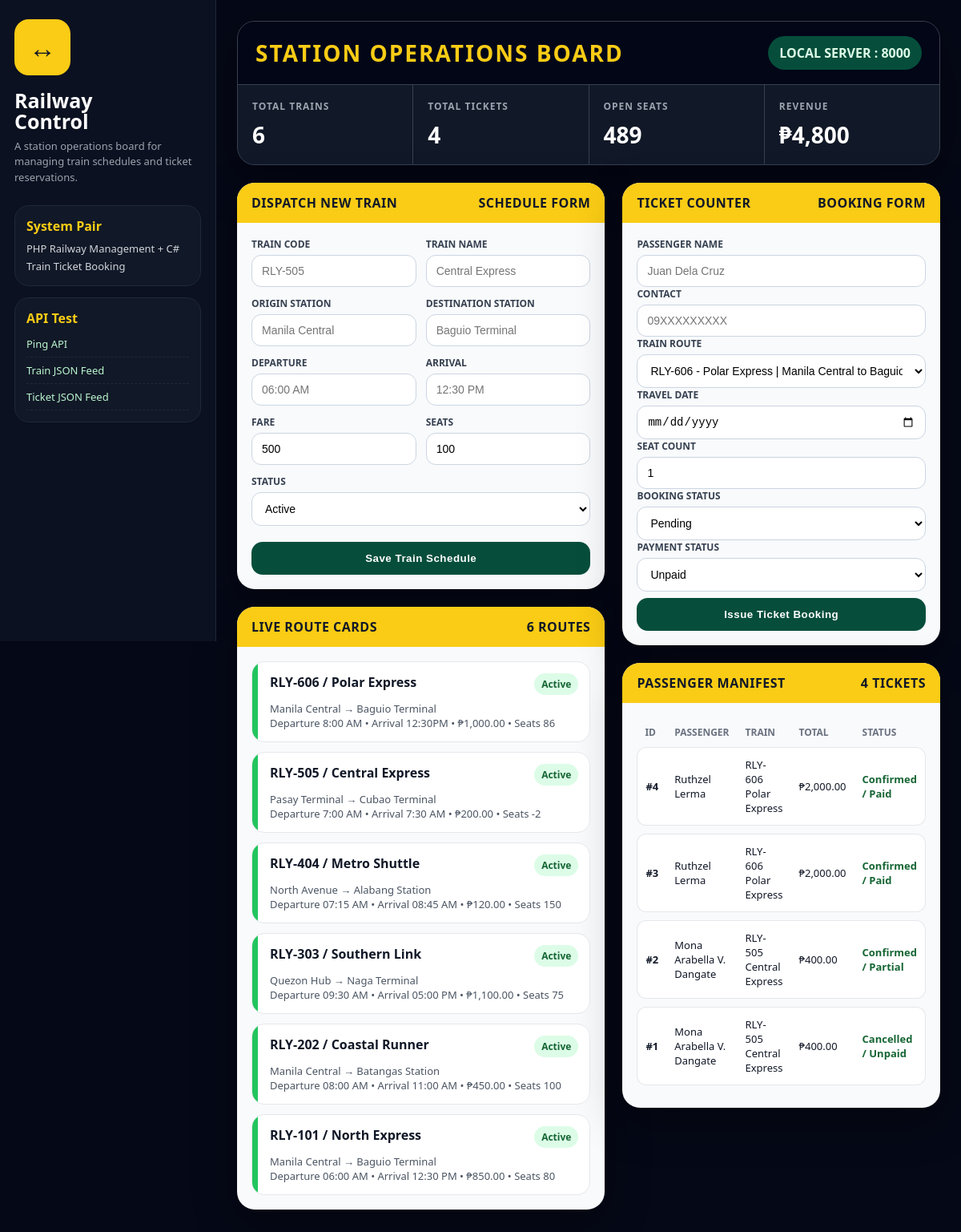
The page / on the database its author committed.
### tables this page shows
CREATE TABLE trains (
        id INTEGER PRIMARY KEY AUTOINCREMENT,
        train_code TEXT NOT NULL,
        train_name TEXT NOT NULL,
        origin_station TEXT NOT NULL,
        destination_station TEXT NOT NULL,
        departure_time TEXT NOT NULL,
        arrival_time TEXT NOT NULL,
        fare REAL NOT NULL DEFAULT 0,
        available_seats INTEGER NOT NULL DEFAULT 0,
        status TEXT NOT NULL DEFAULT 'Active',
        created_at TEXT NOT NULL
    );

CREATE TABLE tickets (
        id INTEGER PRIMARY KEY AUTOINCREMENT,
        passenger_name TEXT NOT NULL,
        contact TEXT,
        train_id INTEGER NOT NULL,
        travel_date TEXT NOT NULL,
        seat_count INTEGER NOT NULL DEFAULT 1,
        total_amount REAL NOT NULL DEFAULT 0,
        booking_status TEXT NOT NULL DEFAULT 'Pending',
        payment_status TEXT NOT NULL DEFAULT 'Unpaid',
        created_at TEXT NOT NULL
    );

### index.php (the view, shortened to what this page needs)
<?php
$dbFile = __DIR__ . '/railway_booking.sqlite';
function db() {
    global $dbFile;
    $pdo = new PDO('sqlite:' . $dbFile);
    $pdo->setAttribute(PDO::ATTR_ERRMODE, PDO::ERRMODE_EXCEPTION);
    $pdo->exec("CREATE TABLE IF NOT EXISTS trains (
        id INTEGER PRIMARY KEY AUTOINCREMENT,
        train_code TEXT NOT NULL,
        train_name TEXT NOT NULL,
        origin_station TEXT NOT NULL,
        destination_station TEXT NOT NULL,
        departure_time TEXT NOT NULL,
        arrival_time TEXT NOT NULL,
        fare REAL NOT NULL DEFAULT 0,
        available_seats INTEGER NOT NULL DEFAULT 0,
        status TEXT NOT NULL DEFAULT 'Active',
        created_at TEXT NOT NULL
    )");
    $pdo->exec("CREATE TABLE IF NOT EXISTS tickets (
        id INTEGER PRIMARY KEY AUTOINCREMENT,
        passenger_name TEXT NOT NULL,
        contact TEXT,
        train_id INTEGER NOT NULL,
        travel_date TEXT NOT NULL,
        seat_count INTEGER NOT NULL DEFAULT 1,
        total_amount REAL NOT NULL DEFAULT 0,
        booking_status TEXT NOT NULL DEFAULT 'Pending',
        payment_status TEXT NOT NULL DEFAULT 'Unpaid',
        created_at TEXT NOT NULL
    )");
    return $pdo;
}
$pdo = db();
$trains = $pdo->query("SELECT * FROM trains ORDER BY id DESC")->fetchAll(PDO::FETCH_ASSOC);
$tickets = $pdo->query("SELECT tickets.*, trains.train_code, trains.train_name, trains.origin_station, trains.destination_station
                        FROM tickets
                        JOIN trains ON trains.id = tickets.train_id
                        ORDER BY tickets.id DESC")->fetchAll(PDO::FETCH_ASSOC);
$totalTrains = count($trains);
$totalTickets = count($tickets);
$totalSeats = 0;
$totalRevenue = 0;
foreach ($trains as $t) { $totalSeats += (int)$t['available_seats']; }
foreach ($tickets as $b) { $totalRevenue += (float)$b['total_amount']; }
?>
<!DOCTYPE html>
<html>
<head>
</head>
<body>
<div class="app">
    <aside class="sidebar">
        <div class="logo">↔</div>
        <div class="side-title">Railway<br>Control</div>
        <div class="side-small">A station operations board for managing train schedules and ticket reservations.</div>
        <div class="nav-block">
            <b>System Pair</b>
            <span>PHP Railway Management + C# Train Ticket Booking</span>
        </div>
        <div class="nav-block api">
            <b>API Test</b>
            <a href="api.php?action=ping">Ping API</a>
            <a href="api.php?action=list_trains">Train JSON Feed</a>
            <a href="api.php?action=list_tickets">Ticket JSON Feed</a>
        </div>
    </aside>
    <main class="main">
        <section class="station-board">
            <div class="board-top">
                <h1>Station Operations Board</h1>
                <div class="clock-badge">LOCAL SERVER : 8000</div>
            </div>
            <div class="stats">
                <div class="stat"><label>Total Trains</label><strong><?=htmlspecialchars($totalTrains)?></strong></div>
                <div class="stat"><label>Total Tickets</label><strong><?=htmlspecialchars($totalTickets)?></strong></div>
                <div class="stat"><label>Open Seats</label><strong><?=htmlspecialchars($totalSeats)?></strong></div>
                <div class="stat"><label>Revenue</label><strong>₱<?=number_format($totalRevenue,0)?></strong></div>
            </div>
        </section>
        <div class="layout">
            <section>
                <div class="panel">
                    <div class="panel-head">
                        <span>Dispatch New Train</span>
                        <span>Schedule Form</span>
                    </div>
                    <div class="panel-body">
                        <form method="post" class="split-form">
                            <div>
                                <label>Train Code</label>
                                <input name="train_code" required placeholder="RLY-505">
                            </div>
                            <div>
                                <label>Train Name</label>
                                <input name="train_name" required placeholder="Central Express">
                            </div>
                            <div>
                                <label>Origin Station</label>
                                <input name="origin_station" required placeholder="Manila Central">
                            </div>
                            <div>
                                <label>Destination Station</label>
                                <input name="destination_station" required placeholder="Baguio Terminal">
                            </div>
                            <div>
                                <label>Departure</label>
                                <input name="departure_time" placeholder="06:00 AM">
                            </div>
                            <div>
                                <label>Arrival</label>
                                <input name="arrival_time" placeholder="12:30 PM">
                            </div>
                            <div>
                                <label>Fare</label>
                                <input type="number" step="0.01" name="fare" value="500">
                            </div>
                            <div>
                                <label>Seats</label>
                                <input type="number" name="available_seats" value="100">
                            </div>
                            <div class="field-full">
                                <label>Status</label>
                                <select name="status">
                                    <option>Active</option>
                                </select>
                            </div>
                            <div class="field-full">
                                <button>Save Train Schedule</button>
                            </div>
                        </form>
                    </div>
                </div>
                <div class="panel">
                    <div class="panel-head">
                        <span>Live Route Cards</span>
                        <span><?=htmlspecialchars($totalTrains)?> routes</span>
                    </div>
                    <div class="panel-body">
                        <div class="route-list">
                            <?php foreach($trains as $t): ?>
                            <div class="route-card">
                                <div class="route-title">
                                    <span><?=htmlspecialchars($t['train_code'].' / '.$t['train_name'])?></span>
                                    <span class="route-status"><?=htmlspecialchars($t['status'])?></span>
                                </div>
                                <div class="route-meta">
                                    <?=htmlspecialchars($t['origin_station'])?> → <?=htmlspecialchars($t['destination_station'])?><br>
                                    Departure <?=htmlspecialchars($t['departure_time'])?> • Arrival <?=htmlspecialchars($t['arrival_time'])?> • ₱<?=number_format((float)$t['fare'],2)?> • Seats <?=htmlspecialchars($t['available_seats'])?>
                                </div>
                            </div>
                            <?php endforeach; ?>
                        </div>
                    </div>
                </div>
            </section>
            <section>
                <div class="panel">
                    <div class="panel-head">
                        <span>Ticket Counter</span>
                        <span>Booking Form</span>
                    </div>
                    <div class="panel-body">
                        <form method="post">
                            <label>Passenger Name</label>
                            <input name="passenger_name" required placeholder="Juan Dela Cruz">
                            <label>Contact</label>
                            <input name="contact" placeholder="09XXXXXXXXX">
                            <label>Train Route</label>
                            <select name="train_id">
                                <?php foreach($trains as $t): ?>
                                <option value="<?=htmlspecialchars($t['id'])?>">
                                    <?=htmlspecialchars($t['train_code'].' - '.$t['train_name'].' | '.$t['origin_station'].' to '.$t['destination_station'].' (PHP '.$t['fare'].')')?>
                                </option>
                                <?php endforeach; ?>
                            </select>
                            <label>Travel Date</label>
                            <input type="date" name="travel_date" required>
                            <label>Seat Count</label>
                            <input type="number" name="seat_count" value="1" min="1">
                            <label>Booking Status</label>
                            <select name="booking_status">
                                <option>Pending</option>
                            </select>
                            <label>Payment Status</label>
                            <select name="payment_status">
                                <option>Unpaid</option>
                            </select>
                            <button>Issue Ticket Booking</button>
                        </form>
                    </div>
                </div>
                <div class="panel">
                    <div class="panel-head">
                        <span>Passenger Manifest</span>
                        <span><?=htmlspecialchars($totalTickets)?> tickets</span>
                    </div>
                    <div class="panel-body">
                        <table class="manifest">
                            <tr><th>ID</th><th>Passenger</th><th>Train</th><th>Total</th><th>Status</th></tr>
                            <?php foreach($tickets as $b): ?>
                            <tr>
                                <td>#<?=htmlspecialchars($b['id'])?></td>
                                <td><?=htmlspecialchars($b['passenger_name'])?></td>
                                <td><?=htmlspecialchars($b['train_code'].' '.$b['train_name'])?></td>
                                <td>₱<?=number_format((float)$b['total_amount'],2)?></td>
                                <td><?=htmlspecialchars($b['booking_status'].' / '.$b['payment_status'])?></td>
                            </tr>
                            <?php endforeach; ?>
                        </table>
                    </div>
                </div>
            </section>
        </div>
    </main>
</div>
</body>
</html>

### index.php (style rules this page uses)
* { box-sizing:border-box }
body { margin:0; font-family:Consolas, "Segoe UI", Arial, sans-serif; background:#050816; color:#e5e7eb; }
.app { display:grid; grid-template-columns:270px 1fr; min-height:100vh; }
.sidebar { background:#0b1120; border-right:1px solid #1f2937; padding:24px 18px; position:sticky; top:0; height:100vh; }
.logo { width:70px; height:70px; border-radius:18px; display:grid; place-items:center; background:#facc15; color:#111827; font-size:34px; font-weight:900; margin-bottom:18px; }
.side-title { font-size:25px; line-height:1.05; font-weight:900; color:white; margin-bottom:8px; }
.side-small { color:#9ca3af; font-size:13px; line-height:1.5; margin-bottom:25px; }
.nav-block { background:#111827; border:1px solid #1f2937; border-radius:18px; padding:14px; margin-bottom:14px; }
.nav-block b { display:block; color:#facc15; margin-bottom:5px; }
.nav-block span { color:#d1d5db; font-size:13px; }
.api a { display:block; color:#bbf7d0; text-decoration:none; font-size:13px; padding:7px 0; border-bottom:1px dashed #1f2937; }
.main { padding:26px; }
.station-board { background:#111827; border:1px solid #374151; border-radius:22px; overflow:hidden; margin-bottom:22px; box-shadow:0 18px 60px rgba(0,0,0,.35); }
.board-top { display:flex; justify-content:space-between; align-items:center; background:#020617; padding:18px 22px; border-bottom:1px solid #374151; }
.board-top h1 { margin:0; color:#facc15; font-size:28px; letter-spacing:2px; text-transform:uppercase; }
.clock-badge { background:#064e3b; color:#dcfce7; padding:10px 14px; border-radius:999px; font-weight:900; }
.stats { display:grid; grid-template-columns:repeat(4,1fr); gap:1px; background:#374151; }
.stat { background:#111827; padding:18px; }
.stat label { display:block; color:#9ca3af; font-size:12px; text-transform:uppercase; letter-spacing:1px; }
.stat strong { display:block; margin-top:8px; font-size:28px; color:white; }
.layout { display:grid; grid-template-columns:1.1fr .9fr; gap:22px; align-items:start; }
.panel { background:#f8fafc; color:#111827; border-radius:22px; overflow:hidden; margin-bottom:22px; box-shadow:0 18px 55px rgba(0,0,0,.30); }
.panel-head { display:flex; align-items:center; justify-content:space-between; background:#facc15; color:#111827; padding:14px 18px; font-weight:900; letter-spacing:.5px; text-transform:uppercase; }
.panel-body { padding:18px; }
.split-form { display:grid; grid-template-columns:1fr 1fr; gap:12px; }
.field-full { grid-column:1 / -1 }
label { display:block; font-size:12px; text-transform:uppercase; color:#374151; font-weight:900; margin-bottom:5px; }
input,select { width:100%; padding:11px 12px; border-radius:12px; border:1px solid #cbd5e1; background:white; font-size:14px; }
button { width:100%; border:0; border-radius:14px; background:#064e3b; color:white; padding:13px 15px; font-weight:900; margin-top:8px; cursor:pointer; letter-spacing:.5px; }
.route-list { display:grid; gap:12px; }
.route-card { border:1px solid #e5e7eb; border-radius:16px; padding:14px; background:white; position:relative; overflow:hidden; }
.route-card:before { content:""; position:absolute; top:0; left:0; bottom:0; width:7px; background:#22c55e; }
.route-title { display:flex; justify-content:space-between; gap:10px; padding-left:8px; font-weight:900; color:#111827; }
.route-meta { padding-left:8px; margin-top:8px; color:#4b5563; font-size:13px; }
.route-status { background:#dcfce7; color:#166534; padding:5px 9px; border-radius:999px; font-size:12px; white-space:nowrap; }
.manifest { width:100%; border-collapse:separate; border-spacing:0 10px; }
.manifest th { text-align:left; font-size:12px; text-transform:uppercase; color:#6b7280; padding:0 10px; }
.manifest td { background:white; padding:12px 10px; border-top:1px solid #e5e7eb; border-bottom:1px solid #e5e7eb; font-size:13px; }
.manifest td:first-child { border-left:1px solid #e5e7eb; border-radius:12px 0 0 12px; font-weight:900; }
.manifest td:last-child { border-right:1px solid #e5e7eb; border-radius:0 12px 12px 0; font-weight:900; color:#166534; }

### rows shown on the page
trains: train_code+train_name "RLY-606 / Polar Express", status "Active", origin_station "Manila Central", destination_station "Baguio Terminal", departure_time "8:00 AM", arrival_time "12:30PM", fare "1,000.00", available_seats "86"
trains: train_code+train_name "RLY-505 / Central Express", status "Active", origin_station "Pasay Terminal", destination_station "Cubao Terminal", departure_time "7:00 AM", arrival_time "7:30 AM", fare "200.00", available_seats "-2"
trains: train_code+train_name "RLY-404 / Metro Shuttle", status "Active", origin_station "North Avenue", destination_station "Alabang Station", departure_time "07:15 AM", arrival_time "08:45 AM", fare "120.00", available_seats "150"
trains: train_code+train_name "RLY-303 / Southern Link", status "Active", origin_station "Quezon Hub", destination_station "Naga Terminal", departure_time "09:30 AM", arrival_time "05:00 PM", fare "1,100.00", available_seats "75"
trains: train_code+train_name "RLY-202 / Coastal Runner", status "Active", origin_station "Manila Central", destination_station "Batangas Station", departure_time "08:00 AM", arrival_time "11:00 AM", fare "450.00", available_seats "100"
trains: train_code+train_name "RLY-101 / North Express", status "Active", origin_station "Manila Central", destination_station "Baguio Terminal", departure_time "06:00 AM", arrival_time "12:30 PM", fare "850.00", available_seats "80"
tickets: id "4", passenger_name "Ruthzel Lerma", train_name "RLY-606 Polar Express", total_amount "2,000.00", booking_status+payment_status "Confirmed / Paid"
tickets: id "3", passenger_name "Ruthzel Lerma", train_name "RLY-606 Polar Express", total_amount "2,000.00", booking_status+payment_status "Confirmed / Paid"
tickets: id "2", passenger_name "Mona Arabella V. Dangate", train_name "RLY-505 Central Express", total_amount "400.00", booking_status+payment_status "Confirmed / Partial"
tickets: id "1", passenger_name "Mona Arabella V. Dangate", train_name "RLY-505 Central Express", total_amount "400.00", booking_status+payment_status "Cancelled / Unpaid"

### other values the page prints
$totalTrains "6"
$totalTickets "4"
$totalSeats "489"
$totalRevenue "4,800"
form field train_id "RLY-606 - Polar Express | Manila Central to Baguio Terminal (PHP 1000)"
